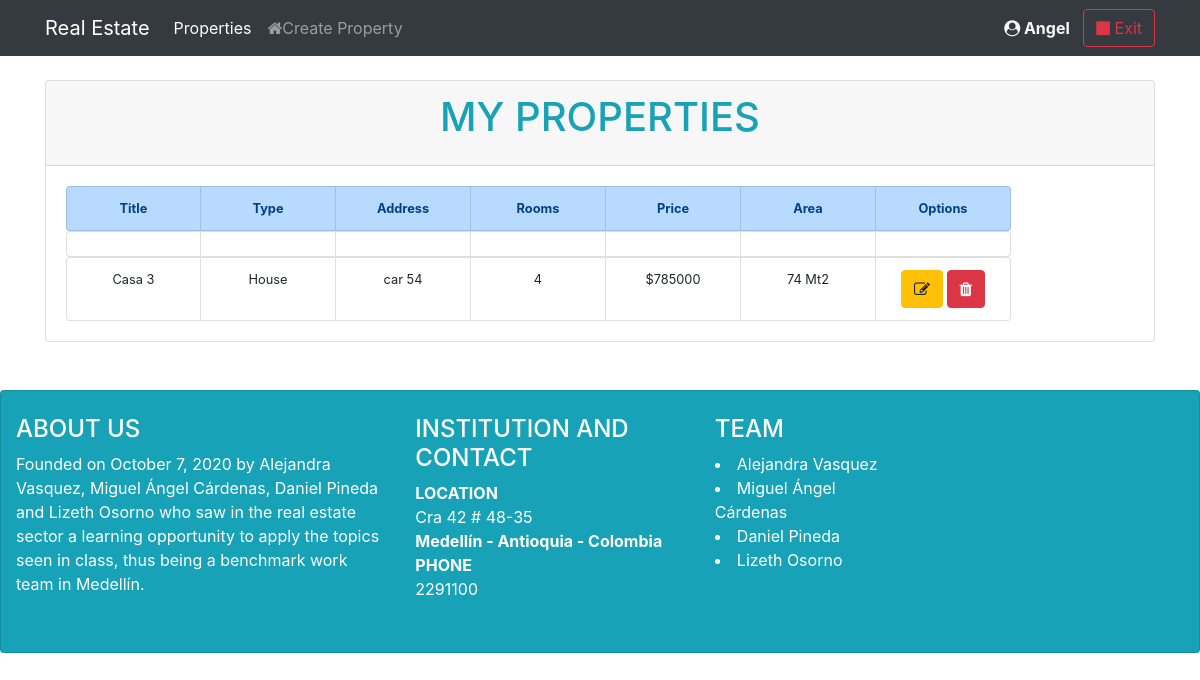
Screenshot of /Principal (signed in) with the database file from the repository.
### tables this page shows
CREATE TABLE `properties` (
  `id` int(11) NOT NULL,
  `title` varchar(100) NOT NULL,
  `type` varchar(10) NOT NULL,
  `address` varchar(100) NOT NULL,
  `rooms` int(2) NOT NULL,
  `price` int(11) NOT NULL,
  `area` int(11) NOT NULL,
  `id_user` int(11) NOT NULL
);

### application/controllers/Principal.php (called while the page is built, shortened)
<?php
class Principal extends CI_Controller{
	public function index()
	{
		$id_user=$_SESSION['s_id'];
		$properties = $this->ListPropertiesModel->ListProperties($id_user);
		$principal = array ('properties'=>$properties);
		$this->load->view('layouts/header_login');
		$this->load->view('principal', $principal);
		$this->load->view('layouts/footer');
	}
}

### index.php (called while the page is built, shortened)
<?php
require_once BASEPATH.'core/CodeIgniter.php';

### application/models/ListPropertiesModel.php (called while the page is built, shortened)
<?php
class ListPropertiesModel extends CI_Model
{
    public function ListProperties($id_user)
    {
        $properties = $this->db->query("SELECT * FROM properties WHERE id_user= $id_user")->result();
        foreach ($properties as $properti) {
            return $properties;
        }
    }
}

### application/views/principal.php (the view, shortened to what this page needs)
<div class="row">
    <div class="col-md-12">
        <div class="card card-default">
            <div class="card-header text-center">
                <h1 class="card-title">MY PROPERTIES</h1>
            </div>
            <div class="card-body text-center">
                <ul class="list-group list-group-horizontal-md flex-fill">
                    <li class="list-group-item list-group-item-primary"><strong>Title</strong></li>
                    <li class="list-group-item list-group-item-primary"><strong>Type</strong></li>
                    <li class="list-group-item list-group-item-primary"><strong>Address</strong></li>
                    <li class="list-group-item list-group-item-primary"><strong>Rooms</strong></li>
                    <li class="list-group-item list-group-item-primary"><strong>Price</strong></li>
                    <li class="list-group-item list-group-item-primary"><strong>Area</strong></li>
                    <li class="list-group-item list-group-item-primary"><strong>Options</strong></li>
                </ul>
                <ul class="list-group list-group-horizontal-md flex-fill">
                    <li class="list-group-item"></li>
                    <li class="list-group-item"></li>
                    <li class="list-group-item"></li>
                    <li class="list-group-item"></li>
                    <li class="list-group-item"></li>
                    <li class="list-group-item"></li>
                    <li class="list-group-item"></li>
                </ul>
                <?php
                if (empty($properties)) { ?>
                    <div class="alert alert-danger" name="errorDataName" id="errorDataName" role="alert">
                        Please Create Property
                    </div>
                <?php
                } else {
                    foreach ($properties as $properti) {
                        $listProperties = "
                        <ul class='list-group list-group-horizontal-md'>
                            <li class='list-group-item'>$properti->title</li>
                            <li class='list-group-item'>$properti->type</li>
                            <li class='list-group-item'>$properti->address</li>
                            <li class='list-group-item'>$properti->rooms</li>
                            <li class='list-group-item'>$$properti->price</li>
                            <li class='list-group-item'>$properti->area Mt2</li>
                            <li class='list-group-item'>
                            <a href='EditProperties/edit?id=$properti->id' class='btn btn-warning' class='btn btn-warning' title='Modify this record'><i class='fa fa-edit'></i></a>
                            <a href='DeleteProperties/delete?id={$properti->id}' class='btn btn-danger' onclick ='return confirmDelete()' title='Delete this record'><i class='fa fa-trash'></i></a>
                            </li>
                        </ul>
                    ";
                        echo $listProperties;
                    }
                }
                ?>
            </div>
        </div>
    </div>
</div>

### application/views/layouts/header_login.php (style rules this page uses)
.list-group-item { width: 135px; font-size: 0.8em; }
.card-header { text-align: center; }
h1 { color: #17a2b8; }

### rows the page displays
properties: title "Casa 3", type "House", address "car 54", rooms "4", price "785000", area "74"

### other values shown
$_SESSION['s_name'] "Angel"
